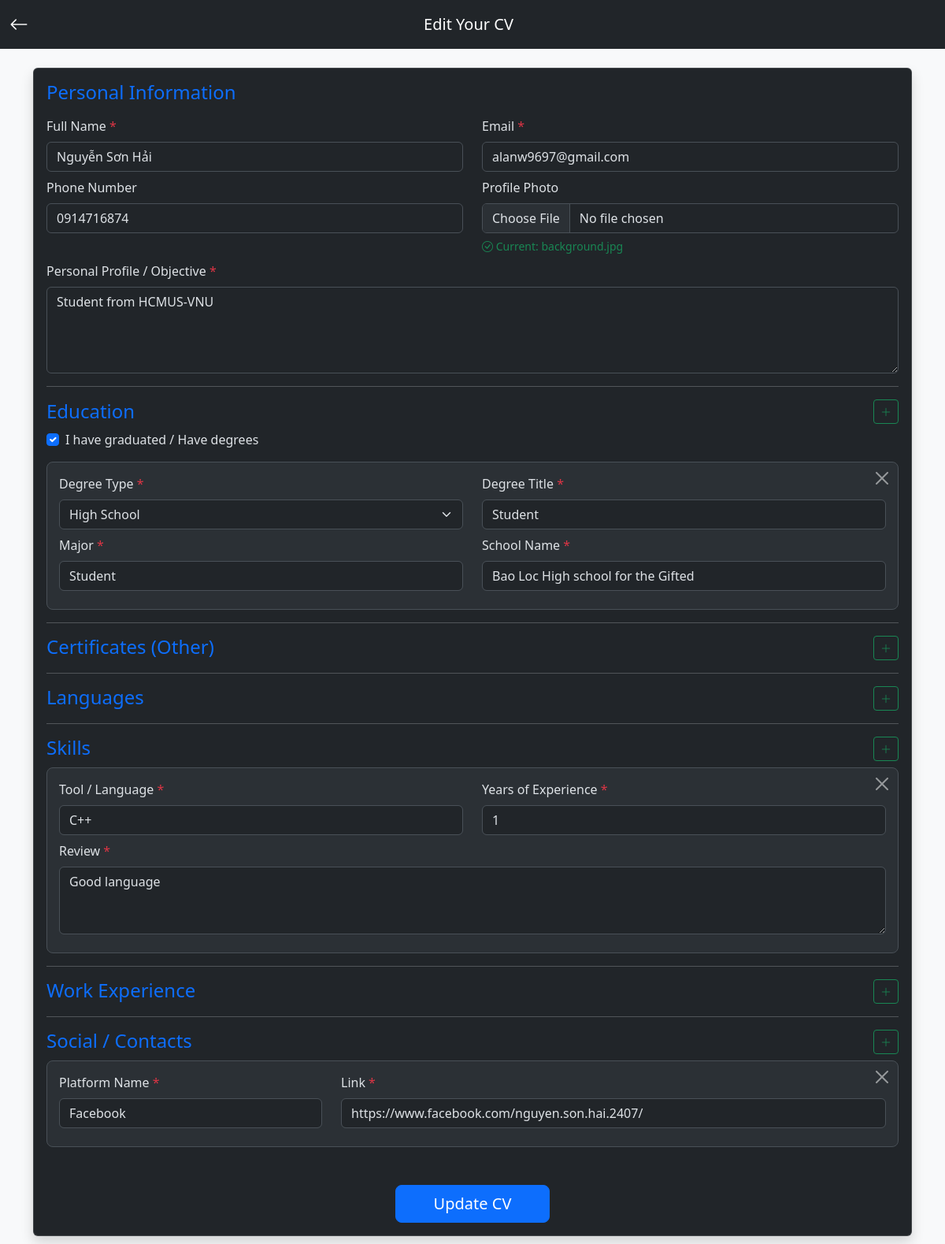
Page /edit_cv on the earlier database version.
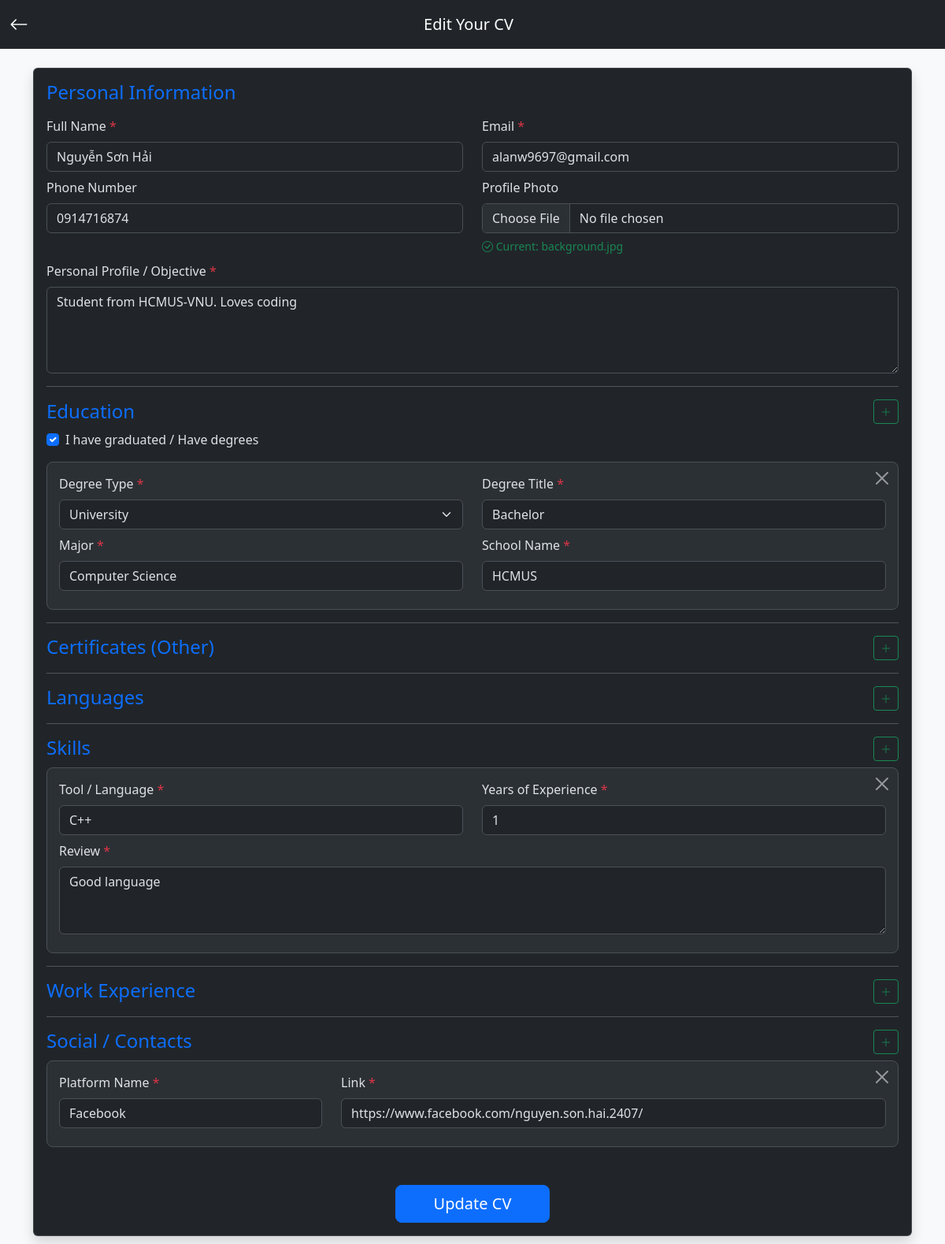
Same page on the later database version.
### tables this page shows
CREATE TABLE cv_basic(id INTEGER PRIMARY KEY, name TEXT, email TEXT, phone TEXT, photopath TEXT, profile TEXT);

CREATE TABLE cv_education(id INTEGER PRIMARY KEY, degreetype TEXT, title TEXT, major TEXT, school TEXT);

### UPS/views.py (the view)
@app.route('/edit_cv')
def edit_cv_route():
    cv_data = get_cv_full()
    return render_template('input_cv.html', cv=cv_data)

### UPS/cv.py (called while the page is built)
def get_cv_full():
    connect = sqlite3.connect(db_path)
    cursor = connect.cursor()
    data = {}
    cursor.execute('SELECT * FROM cv_basic LIMIT 1')
    basic = cursor.fetchone()
    if basic:
        data['basic'] = basic
        cursor.execute('SELECT * FROM cv_education')
        data['education'] = cursor.fetchall()
        cursor.execute('SELECT * FROM cv_certs')
        data['certs'] = cursor.fetchall()
        cursor.execute('SELECT * FROM cv_languages')
        data['languages'] = cursor.fetchall()
        cursor.execute('SELECT * FROM cv_skills')
        data['skills'] = cursor.fetchall()
        cursor.execute('SELECT * FROM cv_experience')
        data['experience'] = cursor.fetchall()
        cursor.execute('SELECT * FROM cv_contacts')
        data['contacts'] = cursor.fetchall()
    connect.close()
    return data if 'basic' in data else None

### UPS/templates/input_cv.html (shortened to what the changed rows need)
<!DOCTYPE html>
<html lang="en" data-bs-theme="dark">
<head>
    <link href="https://cdn.jsdelivr.net/npm/bootstrap@5.3.2/dist/css/bootstrap.min.css" rel="stylesheet">
    <link rel="stylesheet" href="https://cdn.jsdelivr.net/npm/bootstrap-icons@1.10.5/font/bootstrap-icons.css">
    <link rel="stylesheet" href="{{ url_for('static', filename='css/style.css') }}">
</head>
<body class="bg-light">
    <div class="container mt-4 mb-5">
        <div class="card shadow">
            <div class="card-body">
                <form action="{{ url_for('save_cv_route') }}" method="POST" enctype="multipart/form-data" id="cvForm">
                    <div class="row mb-3">
                        <div class="col-md-6 mb-2">
                            <label class="form-label required">Full Name</label>
                            <input type="text" class="form-control" name="name" value="{{ cv['basic'][1] if cv else '' }}" required>
                        </div>
                        <div class="col-md-6 mb-2">
                            <label class="form-label required">Email</label>
                            <input type="email" class="form-control" name="email" value="{{ cv['basic'][2] if cv else '' }}" required>
                        </div>
                        <div class="col-md-6 mb-2">
                            <label class="form-label">Phone Number</label>
                            <input type="text" class="form-control" name="phone" value="{{ cv['basic'][3] if cv and cv['basic'][3] else '' }}">
                        </div>
                        <div class="col-md-6 mb-2">
                            {% if cv and cv['basic'][4] %}
                                <div class="mt-1 text-success"><small><i class="bi bi-check-circle"></i> Current: {{ cv['basic'][4] }}</small></div>
                            {% endif %}
                        </div>
                        <div class="col-12">
                            <label class="form-label required">Personal Profile / Objective</label>
                            <textarea class="form-control" name="profile" rows="4" required>{{ cv['basic'][5] if cv else '' }}</textarea>
                        </div>
                    </div>
                    <div id="education-container">
                        <div class="education-list">
                            {% if cv and cv['education'] %}
                                {% for edu in cv['education'] %}
                                <div class="block-section position-relative">
                                    <button type="button" class="btn-close position-absolute top-0 end-0 m-2" onclick="removeBlock(this)"></button>
                                    <div class="row">
                                        <div class="col-md-6 mb-2">
                                            <label class="form-label required">Degree Type</label>
                                            <select class="form-select" name="edutype[]">
                                                <option value="University" {% if edu[1] == 'University' %}selected{% endif %}>University</option>
                                                <option value="High School" {% if edu[1] == 'High School' %}selected{% endif %}>High School</option>
                                            </select>
                                        </div>
                                        <div class="col-md-6 mb-2"><label class="form-label required">Degree Title</label><input type="text" class="form-control" name="edutitle[]" value="{{ edu[2] }}"></div>
                                        <div class="col-md-6 mb-2"><label class="form-label required">Major</label><input type="text" class="form-control" name="edumajor[]" value="{{ edu[3] }}"></div>
                                        <div class="col-md-6 mb-2"><label class="form-label required">School Name</label><input type="text" class="form-control" name="eduschool[]" value="{{ edu[4] }}"></div>
                                    </div>
                                </div>
                                {% endfor %}
                            {% endif %}
                        </div>
                    </div>
                </form>
            </div>
        </div>
    </div>
</body>
</html>

Differences in the rows shown:
removed cv_education: degreetype "High School", title "Student", major "Student", school "Bao Loc High school for the Gifted"
changed cv_basic "background.jpg": profile "Student from HCMUS-VNU" → "Student from HCMUS-VNU. Loves coding"
added cv_education: degreetype "University", title "Bachelor", major "Computer Science", school "HCMUS"
